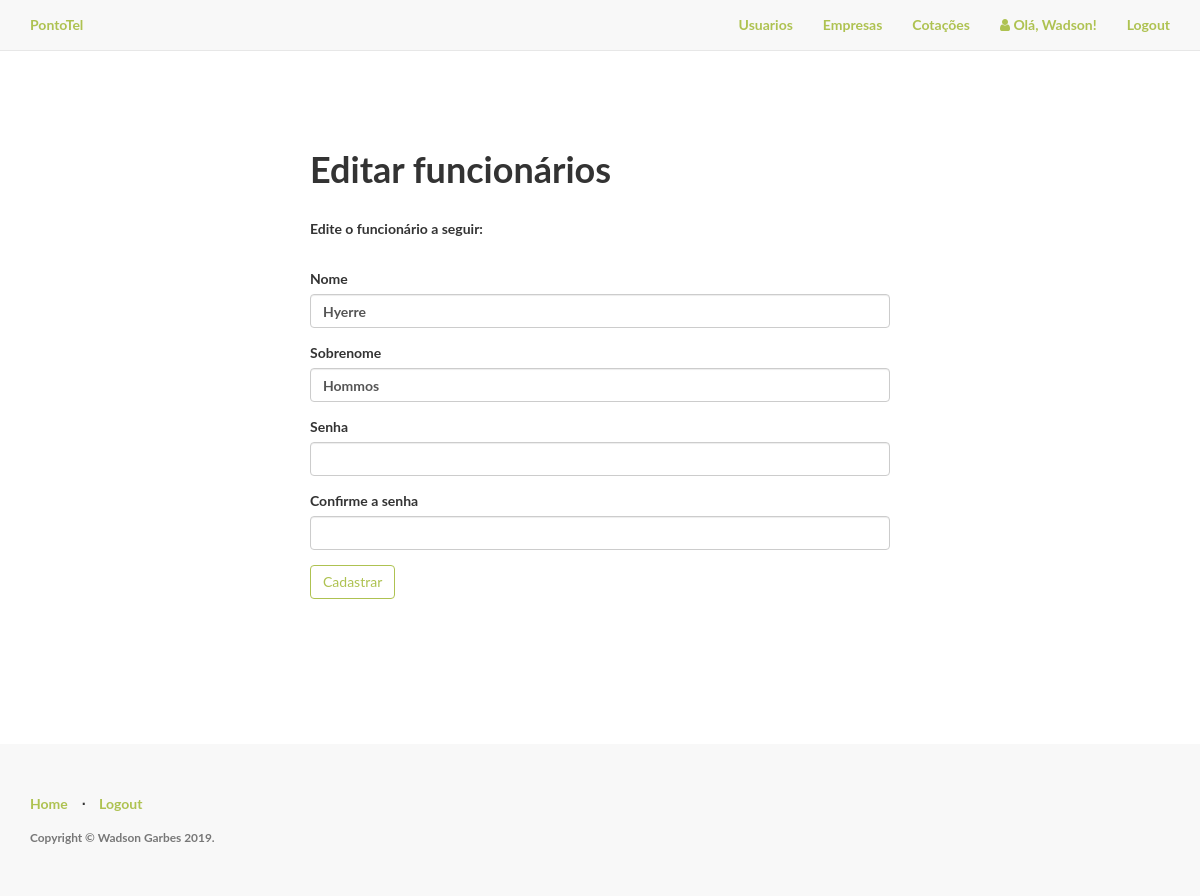
Page /usuarios/editar/2 (signed in) on the committed database.
### app/models.py (models this page shows, shortened)
class PaginatedAPIMixin(object):
    @staticmethod
    def to_collection_dict(query, page, per_page, endpoint, **kwargs):
        resources = query.paginate(page, per_page, False)
        data = {
            'items': [item.to_dict() for item in resources.items],
            '_meta': {
                'page': page,
                'per_page': per_page,
                'total_pages': resources.pages,
                'total_items': resources.total
            },
            '_links': {
                'self': url_for(endpoint, page=page, per_page=per_page,
                                **kwargs),
                'next': url_for(endpoint, page=page + 1, per_page=per_page,
                                **kwargs) if resources.has_next else None,
                'prev': url_for(endpoint, page=page - 1, per_page=per_page,
                                **kwargs) if resources.has_prev else None
            }
        }
        return data

class Usuario(UserMixin, PaginatedAPIMixin, db.Model):
    __tablename__ = 'usuarios'
    id = db.Column(db.Integer, primary_key=True)
    email = db.Column(db.String(60), index=True, unique=True)
    login = db.Column(db.String(60), index=True, unique=True)
    nome = db.Column(db.String(60), index=True)
    sobrenome = db.Column(db.String(60), index=True)
    senha_hash = db.Column(db.String(128))
    token = db.Column(db.String(32), index=True, unique=True)
    token_expiration = db.Column(db.DateTime)
    @property
    def password(self):
        raise AttributeError('A senha não é um atributo legível.')

### app/home/views.py (the view, shortened to what this page needs)
@home.route('/usuarios/editar/<int:id>', methods=['GET', 'POST'])
@login_required
def edit_usuarios(id):
    add_usuario = False
    usuario = Usuario.query.get_or_404(id)
    form = UsuarioForm(obj=usuario)
    form.nome.data = usuario.nome
    return render_template('home/usuarios/usuario.html', action="Editar",
                           add_usuario=add_usuario, form=form,
                           usuario=usuario, title="Editar Usuário")

### app/home/forms.py
class UsuarioForm(FlaskForm):
    nome = StringField('Nome', validators=[DataRequired()])
    sobrenome = StringField('Sobrenome', validators=[DataRequired()])
    password = PasswordField('Senha', validators=[EqualTo('confirm_password')])
    confirm_password = PasswordField('Confirme a senha')
    submit = SubmitField('Cadastrar')

### app/models.py (called while the page is built)
@login.user_loader
def load_user(user_id):
    return Usuario.query.get(int(user_id))

### app/templates/home/usuarios/usuario.html (shortened to what this page needs)
{% import "bootstrap/wtf.html" as wtf %}
{% extends "base.html" %}
{% block body %}
<div class="content-section">
 <div class="outer">
    <div class="middle">
      <div class="inner">
        <div class="center">
            <h1> Editar funcionários </h1>
            <br/>
            <p>
                Edite o funcionário a seguir:
            </p>
            <br/>
            {{ wtf.quick_form(form) }}
        </div>
      </div>
    </div>
  </div>
</div>
{% endblock %}

### app/templates/base.html (shortened to what this page needs)
<!DOCTYPE html>
<html lang="pt_br">
<head>
	<link href="https://maxcdn.bootstrapcdn.com/font-awesome/4.7.0/css/font-awesome.min.css" rel="stylesheet">
    <link href="https://maxcdn.bootstrapcdn.com/bootstrap/3.3.7/css/bootstrap.min.css" rel="stylesheet">
    <link href="{{ url_for('static', filename='css/style.css') }}" rel="stylesheet">
</head>
<body>
    <nav class="navbar navbar-default navbar-fixed-top topnav" role="navigation">
        <div class="container topnav">
          <div class="navbar-header">
              <a class="navbar-brand topnav" href="{{ url_for('home.homepage') }}">PontoTel</a>
          </div>
          <div class="collapse navbar-collapse" id="bs-example-navbar-collapse-1">
              <ul class="nav navbar-nav navbar-right">
				  {% if current_user.is_authenticated %}
				  	      <li><a href="{{ url_for('home.listar_usuarios') }}">Usuarios</a></li>
				  	      <li><a href="{{ url_for('home.listar_empresas') }}">Empresas</a></li>
				  	  	  <li><a href="{{  url_for('home.listar_cotacoes') }}">Cotações</a></li>
						  <li><a href="#"><i class="fa fa-user"></i>  Olá, {{ current_user.nome }}!</a></a></li>
      			 	      <li><a href="{{ url_for('auth.logout') }}">Logout</a></li>
    			  {% else %}
                      <li><a href="{{ url_for('home.homepage') }}">Home</a></li>
                      <li><a href="{{ url_for('auth.cadastrar') }}">Cadastrar</a></li>
                      <li><a href="{{ url_for('auth.login') }}">Login</a></li>
				  {% endif %}
              </ul>
          </div>
        </div>
    </nav>
    <div class="wrapper">
      {% block body %}
      {% endblock %}
      <div class="push"></div>
    </div>
    <footer>
        <div class="container">
            <div class="row">
                <div class="col-lg-12">
                    <ul class="list-inline">
                        <li><a href="{{ url_for('home.homepage') }}">Home</a></li>
                        <li class="footer-menu-divider">⋅</li>
                        {% if current_user.is_authenticated %}
                          <li><a href="{{ url_for('auth.logout') }}">Logout</a></li>
                        {% else %}
                          <li><a href="{{ url_for('auth.cadastrar') }}">Cadastrar</a></li>
                          <li class="footer-menu-divider">⋅</li>
                          <li><a href="{{ url_for('auth.login') }}">Login</a></li>
                        {% endif %}
                    </ul>
                    <p class="copyright text-muted small">Copyright © Wadson Garbes 2019.</p>
                </div>
            </div>
        </div>
    </footer>
</body>
</html>

### app/static/css/style.css (style rules this page uses)
body, html { width: 100%; height: 100%; }
body, h1, h2, h3 { font-family: "Lato", "Helvetica Neue", Helvetica, Arial, sans-serif; font-weight: 700; }
a, .navbar-default .navbar-brand, .navbar-default .navbar-nav>li>a { color: #aec251; }
footer { padding: 50px 0; background-color: #f8f8f8; }
p.copyright { margin: 15px 0 0; }
.btn-default { border-color: #aec251; color: #aec251; }
.center { margin: auto; width: 50%; padding: 10px; }
.content-section { padding: 50px 0; border-top: 1px solid #e7e7e7; }
.footer, .push { clear: both; height: 4em; }
.topnav { font-size: 14px; }
.wrapper { min-height: 100%; height: auto !important; height: 100%; margin: 0 auto -4em; }
.outer { display: table; position: absolute; height: 70%; width: 100%; }
.middle { display: table-cell; vertical-align: middle; }
.inner { margin-left: auto; margin-right: auto; }

### rows in the picture
Usuario: nome "Wadson"
Usuario: nome "Hyerre", sobrenome "Hommos"
